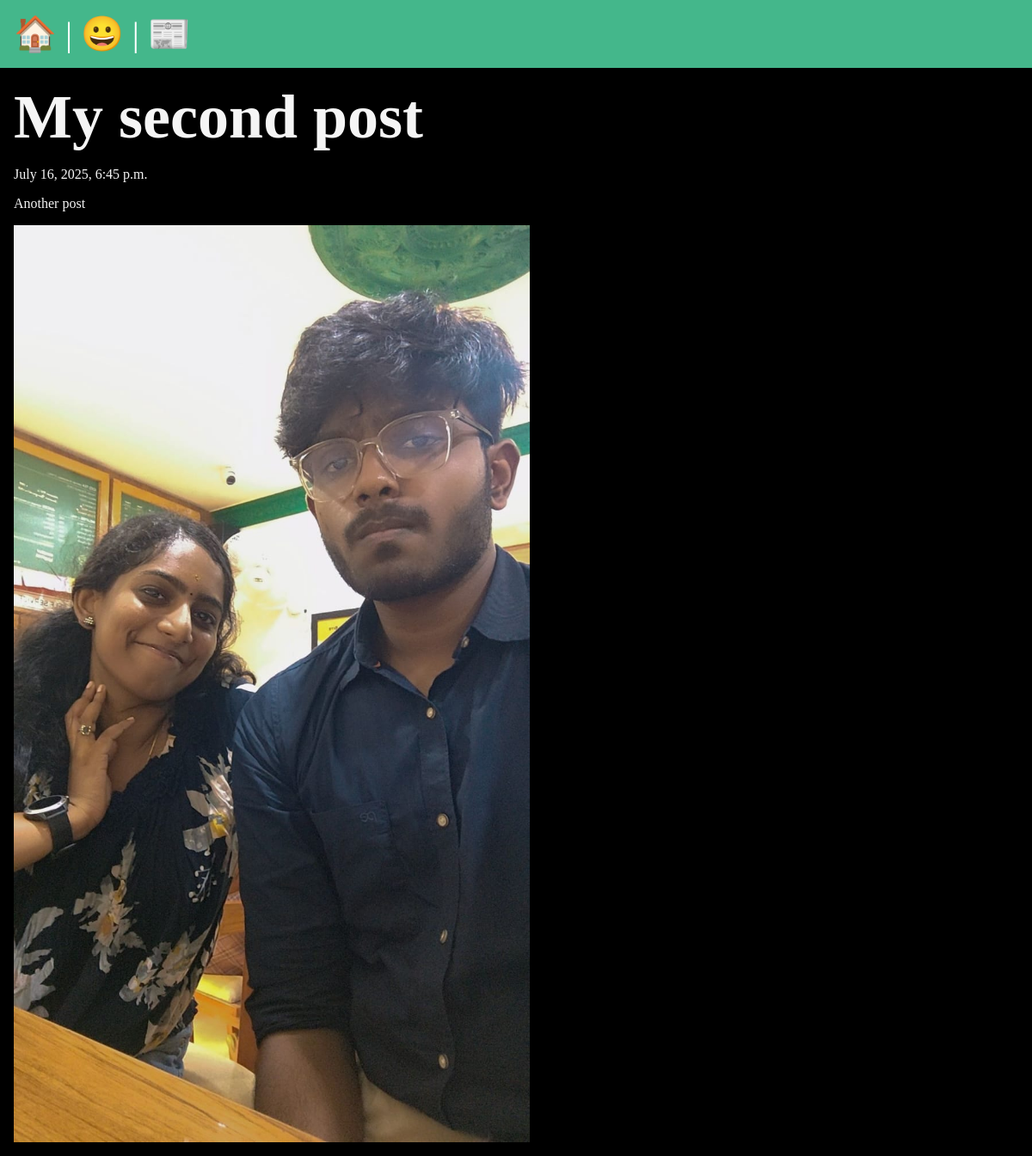
/posts/my-second-post, run on the app's committed database.
### posts/models.py (models this page shows, shortened)
class Post(models.Model):
    title = models. CharField(max_length=75)
    body = models.TextField()
    slug = models.SlugField()
    date = models.DateTimeField(auto_now_add=True)
    banner = models.ImageField(default = 'fallback.jpg', blank=True)

### posts/views.py (the view)
# urls.py: path('<slug:slug>', views.post_page, name='page'),
def post_page(request, slug):
    post = Post.objects.get(slug=slug)
    return render(request, 'posts/post_page.html', {'post': post})

### posts/templates/posts/post_page.html (shortened to what this page needs)
{% extends "layouts.html" %}
{% block content %}
  <section>
    <h1>{{ post.title }}</h1>
    <p> {{ post.date }} </p>
    <p> {{ post.body }} </p>
    <img
        class="banner"
        src="{{ post.banner.url }}"
        alt="{{ post.title }}"
    />
  </section>
{% endblock %}

### static/css/style.css (style rules this page uses)
* { margin: 0; padding: 0; box-sizing: border-box; }
body { min-height: 100vh; background-color: black; color: whitesmoke; font-size: 3rem; }
section { display: flex; flex-flow: column; gap: 1rem; }
p { font-size: 1rem; }
.banner { display: flex; width: 100%; max-width: 50vw; height: auto; }

### data on the page
Post: title "My second post", date "July 16, 2025, 6:45 p.m.", body "Another post", banner (picture)
